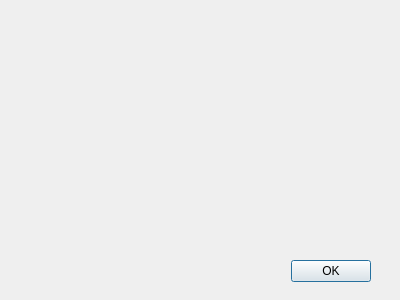
<?xml version="1.0" encoding="UTF-8"?>
<ui version="4.0">
 <class>RandomChance</class>
 <widget class="QDialog" name="RandomChance">
  <property name="windowModality">
   <enum>Qt::NonModal</enum>
  </property>
  <property name="geometry">
   <rect>
    <x>0</x>
    <y>0</y>
    <width>400</width>
    <height>300</height>
   </rect>
  </property>
  <property name="windowTitle">
   <string>Dialog</string>
  </property>
  <widget class="QWidget" name="gridLayoutWidget">
   <property name="geometry">
    <rect>
     <x>20</x>
     <y>70</y>
     <width>351</width>
     <height>181</height>
    </rect>
   </property>
   <layout class="QGridLayout" name="g_grid">
    <property name="horizontalSpacing">
     <number>6</number>
    </property>
   </layout>
  </widget>
  <widget class="QDialogButtonBox" name="b_ok">
   <property name="geometry">
    <rect>
     <x>20</x>
     <y>260</y>
     <width>351</width>
     <height>23</height>
    </rect>
   </property>
   <property name="standardButtons">
    <set>QDialogButtonBox::Ok</set>
   </property>
  </widget>
  <widget class="QTextBrowser" name="t_result">
   <property name="enabled">
    <bool>true</bool>
   </property>
   <property name="geometry">
    <rect>
     <x>20</x>
     <y>10</y>
     <width>351</width>
     <height>51</height>
    </rect>
   </property>
   <property name="autoFillBackground">
    <bool>false</bool>
   </property>
   <property name="styleSheet">
    <string notr="true">background-color: rgba(0,0,0,0%);
border: 0px;
font: 36px;</string>
   </property>
   <property name="html">
    <string>&lt;!DOCTYPE HTML PUBLIC &quot;-//W3C//DTD HTML 4.0//EN&quot; &quot;http://www.w3.org/TR/REC-html40/strict.dtd&quot;&gt;
&lt;html&gt;&lt;head&gt;&lt;meta name=&quot;qrichtext&quot; content=&quot;1&quot; /&gt;&lt;style type=&quot;text/css&quot;&gt;
p, li { white-space: pre-wrap; }
&lt;/style&gt;&lt;/head&gt;&lt;body style=&quot; font-family:'Sans Serif'; font-size:36px; font-weight:400; font-style:normal;&quot;&gt;
&lt;p align=&quot;center&quot; style=&quot;-qt-paragraph-type:empty; margin-top:0px; margin-bottom:0px; margin-left:0px; margin-right:0px; -qt-block-indent:0; text-indent:0px; font-size:9pt;&quot;&gt;&lt;br /&gt;&lt;/p&gt;&lt;/body&gt;&lt;/html&gt;</string>
   </property>
  </widget>
 </widget>
 <resources/>
 <connections/>
</ui>
